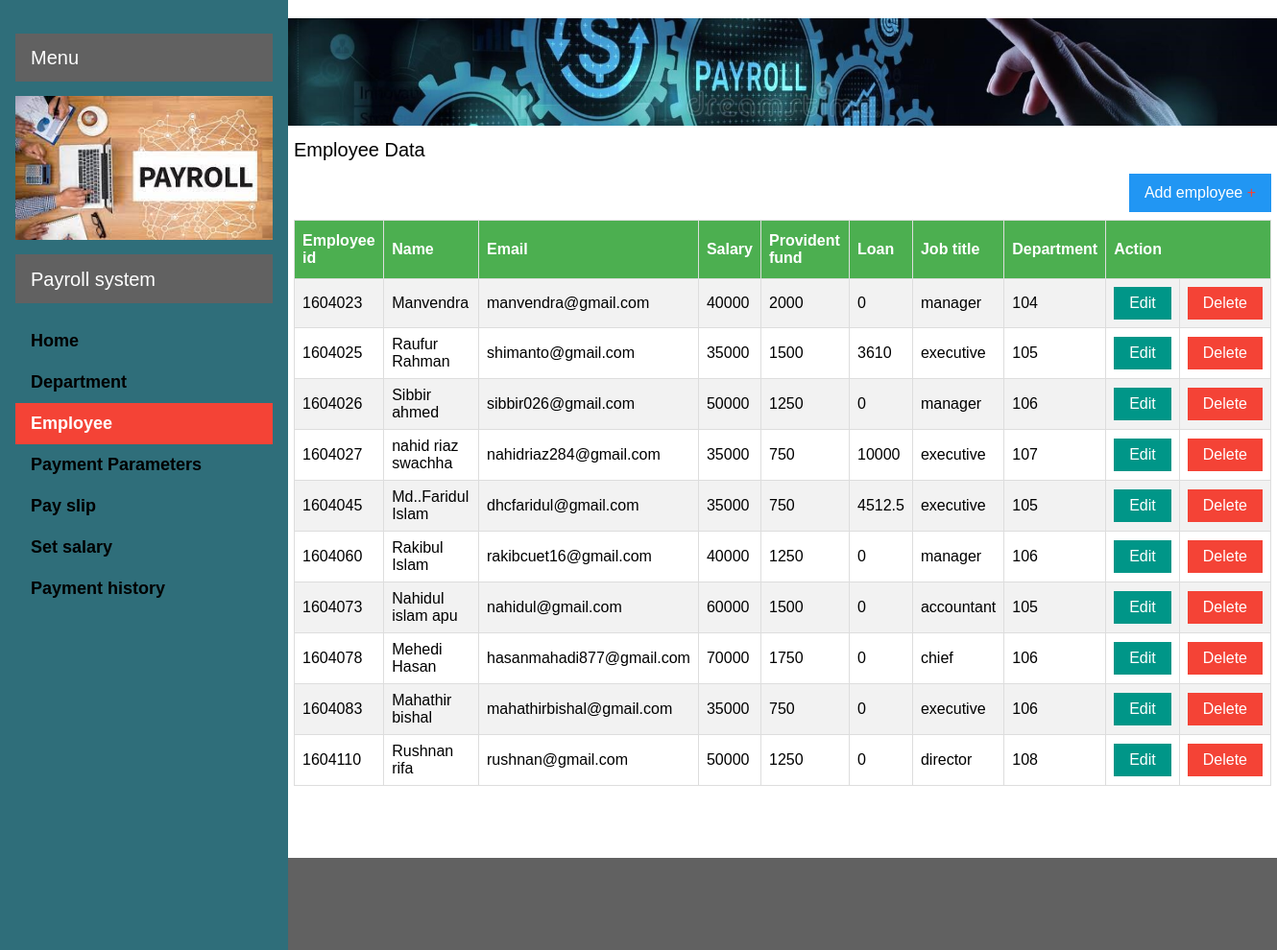
Page /employee.php on the committed database.
### tables this page shows
CREATE TABLE `employee` (
  `Employee_id` int(11) NOT NULL,
  `Name` varchar(200) NOT NULL,
  `Address` varchar(200) NOT NULL,
  `Phone_no` varchar(15) NOT NULL,
  `Email` varchar(50) NOT NULL,
  `Start_date` date NOT NULL,
  `d_birth` date NOT NULL,
  `gender` varchar(15) NOT NULL,
  `loan` float NOT NULL,
  `pfund` float NOT NULL,
  `salary` float NOT NULL,
  `jobtitle` varchar(50) NOT NULL,
  `Depart_id` int(11) NOT NULL,
  `managesDepart_id` int(11) NOT NULL,
  `b_accno` int(20) NOT NULL
);

### emp-up-deletephp.php (called while the page is built, shortened)
<?php
  include('configall.php');
       $sql="SELECT Employee_id,Name,Email,salary,loan,jobtitle,Depart_id,pfund FROM `employee`;";
       $result=mysqli_query($connection,$sql);
?>

### employee.php (the view, shortened to what this page needs)
<?php include('emp-up-deletephp.php')?>
<!DOCTYPE html>
<html lang="en">
<link rel="stylesheet" href="css/w3.css">
<link rel="stylesheet" href="css/font.css">
<body>
<nav class="w3-sidebar w3-aqua w3-collapse w3-top w3-large w3-padding" style="z-index:3;width:300px;font-weight:bold;" id="mySidebar"><br>
    <div class="w3-container w3-dark-grey">
    <h4>Menu</h4>
    </div>
    <img src="images/payroll.png" alt="Snow" style="width:100%;padding-top: 15px;padding-bottom: 15px">
    <div class="w3-container w3-dark-grey">
    <h4>Payroll system</h4>
    </div>
  <div class="w3-bar-block">
      <dl>
          <dt><a href="home.php" onclick="w3_close()" class="w3-bar-item w3-button w3-hover-white">Home</a> </dt>
  <dt><a href="department.php" onclick="w3_close()" class="w3-bar-item w3-button w3-hover-white">Department</a> </dt>
    <dt><a href="employee.php" onclick="w3_close()" class="w3-bar-item w3-button w3-hover-white w3-red">  Employee  </a></dt>
          <dt><a href="employee-payment.php" onclick="w3_close()" class="w3-bar-item w3-button w3-hover-white">Payment Parameters</a> </dt>
          <dt><a href="employee-payslip.php" onclick="w3_close()" class="w3-bar-item w3-button w3-hover-white">Pay slip</a> </dt>
          <dt><a href="employee-setsalary.php" onclick="w3_close()" class="w3-bar-item w3-button w3-hover-white">Set salary</a> </dt>
          <dt><a href="employee-payhistory.php" onclick="w3_close()" class="w3-bar-item w3-button w3-hover-white">Payment history</a> </dt>
</dl>
  </div>
</nav>
  <div class="w3-main" style="margin-left:290px;margin-right:-10px;margin-top: -5px;margin-bottom: 0px">
      <div class="w3-display-container w3-text-blue" style="font-size: 50px">
          <img src="images/banner.jpg" alt="Lights" style="width:100%" style="height: 150px">
      </div>
   <div class="w3-container">
      <h4>Employee Data</h4>
       <a href="employee-add.php" class="w3-button w3-blue w3-right">Add employee <span class="w3-text-red">+</span></a>
       <br><br>
       <table>
           <tr><th>Employee id</th>
               <th>Name</th>
               <th>Email</th>
               <th>Salary</th>
               <th>Provident fund</th>
               <th>Loan</th>
               <th>Job title</th>
               <th>Department</th>
               <th colspan="2">Action</th></tr>
           <?php while($row=mysqli_fetch_array($result)) {?>
           <tr>
               <td><?php echo $row['Employee_id']; ?></td>
               <td><?php echo $row['Name']; ?></td>
               <td><?php echo $row['Email']; ?></td>
               <td><?php echo $row['salary']; ?></td>
               <td><?php echo $row['pfund']; ?></td>
               <td><?php echo $row['loan']; ?></td>
               <td><?php echo $row['jobtitle']; ?></td>
               <td><?php echo $row['Depart_id']; ?></td>
               <td><a href="employee-update.php?edit=<?php echo $row['Employee_id']; ?>" class="w3-button w3-teal" >Edit</a></td>
               <td><a href="emp-up-deletephp.php?del=<?php echo $row['Employee_id']; ?>" class="w3-button w3-red">Delete</a></td>
           </tr>
           <?php } ?>
       </table>
      </div>
  </div>
<div class="w3-dark-grey w3-container w3-padding-32" style="margin-top:75px;padding-right:58px"><p class="w3-right"><a href="https://www.w3schools.com/w3css/default.asp" title="W3.CSS" target="_blank" class="w3-hover-opacity"></a></p></div>
</body>
</html>

### css/w3.css (style rules this page uses)
html { box-sizing:border-box }
*,*:before,*:after { box-sizing:inherit }
html { -ms-text-size-adjust:100%;-webkit-text-size-adjust:100% }
body { margin:0 }
article,aside,details,figcaption,figure,footer,header,main,menu,nav,section,summary { display:block }
a { background-color:transparent;-webkit-text-decoration-skip:objects }
img { border-style:none }
html,body { font-family:Verdana,sans-serif;font-size:15px;line-height:1.5 }
html { overflow-x:hidden }
h4 { font-size:20px }
h1,h2,h3,h4,h5,h6 { font-family:"Segoe UI",Arial,sans-serif;font-weight:400;margin:10px 0 }
img { vertical-align:middle }
a { color:inherit }
.w3-btn,.w3-button { border:none;display:inline-block;padding:8px 16px;vertical-align:middle;overflow:hidden;text-decoration:none;color:inherit;background-color:inherit;text-align:center;cursor:pointer;white-space:nowrap }
.w3-btn,.w3-button { -webkit-touch-callout:none;-webkit-user-select:none;-khtml-user-select:none;-moz-user-select:none;-ms-user-select:none;user-select:none }
.w3-tooltip,.w3-display-container { position:relative }
.w3-sidebar { height:100%;width:200px;background-color:#fff;position:fixed!important;z-index:1;overflow:auto }
.w3-main,#main { transition:margin-left .4s }
.w3-bar-block .w3-bar-item { width:100%;display:block;padding:8px 16px;text-align:left;border:none;white-space:normal;float:none;outline:0 }
.w3-container:after,.w3-container:before,.w3-panel:after,.w3-panel:before,.w3-row:after,.w3-row:before,.w3-row-padding:after,.w3-row-padding:before, .w3-cell-row:before,.w3-cell-row:after,.w3-clear:after,.w3-clear:before,.w3-bar:before,.w3-bar:after { content:"";display:table;clear:both }
@media (min-width:993px) { .w3-sidebar.w3-collapse { display:block!important } }
.w3-top,.w3-bottom { position:fixed;width:100%;z-index:1 }
.w3-top { top:0 }
.w3-container,.w3-panel { padding:0.01em 16px }
.w3-large { font-size:18px!important }
.w3-padding { padding:8px 16px!important }
.w3-padding-32 { padding-top:32px!important;padding-bottom:32px!important }
.w3-right { float:right!important }
.w3-aqua,.w3-hover-aqua:hover { color:#000!important;background-color:#2f6e7a!important }
.w3-blue,.w3-hover-blue:hover { color:#fff!important;background-color:#2196F3!important }
.w3-red,.w3-hover-red:hover { color:#fff!important;background-color:#f44336!important }
.w3-teal,.w3-hover-teal:hover { color:#fff!important;background-color:#009688!important }
.w3-dark-grey,.w3-hover-dark-grey:hover,.w3-dark-gray,.w3-hover-dark-gray:hover { color:#fff!important;background-color:#616161!important }
.w3-text-blue,.w3-hover-text-blue:hover { color:#f5082f!important }
.w3-text-red,.w3-hover-text-red:hover { color:#f44336!important }

### employee.php (style rules this page uses)
body,h1,h2,h3,h4,h5 { font-family: "Poppins", sans-serif }
body { font-size:16px; }
table { font-family: "Trebuchet MS", Arial, Helvetica, sans-serif; border-collapse: collapse; width: 100%; }
td,th { border: 1px solid #ddd; padding: 8px; }
tr:nth-child(even) { background-color: #f2f2f2; }
th { padding-top: 12px; padding-bottom: 12px; text-align: left; background-color: #4CAF50; color: white; }

### rows in the picture
employee: Employee_id "1604023", Name "Manvendra", Email "manvendra@gmail.com", salary "40000", pfund "2000", loan "0", jobtitle "manager", Depart "104"
employee: Employee_id "1604025", Name "Raufur Rahman", Email "shimanto@gmail.com", salary "35000", pfund "1500", loan "3610", jobtitle "executive", Depart "105"
employee: Employee_id "1604026", Name "Sibbir ahmed", Email "sibbir026@gmail.com", salary "50000", pfund "1250", loan "0", jobtitle "manager", Depart "106"
employee: Employee_id "1604027", Name "nahid riaz swachha", Email "nahidriaz284@gmail.com", salary "35000", pfund "750", loan "10000", jobtitle "executive", Depart "107"
employee: Employee_id "1604045", Name "Md..Faridul Islam", Email "dhcfaridul@gmail.com", salary "35000", pfund "750", loan "4512.5", jobtitle "executive", Depart "105"
employee: Employee_id "1604060", Name "Rakibul Islam", Email "rakibcuet16@gmail.com", salary "40000", pfund "1250", loan "0", jobtitle "manager", Depart "106"
employee: Employee_id "1604073", Name "Nahidul islam apu", Email "nahidul@gmail.com", salary "60000", pfund "1500", loan "0", jobtitle "accountant", Depart "105"
employee: Employee_id "1604078", Name "Mehedi Hasan", Email "hasanmahadi877@gmail.com", salary "70000", pfund "1750", loan "0", jobtitle "chief", Depart "106"
employee: Employee_id "1604083", Name "Mahathir bishal", Email "mahathirbishal@gmail.com", salary "35000", pfund "750", loan "0", jobtitle "executive", Depart "106"
employee: Employee_id "1604110", Name "Rushnan rifa", Email "rushnan@gmail.com", salary "50000", pfund "1250", loan "0", jobtitle "director", Depart "108"
